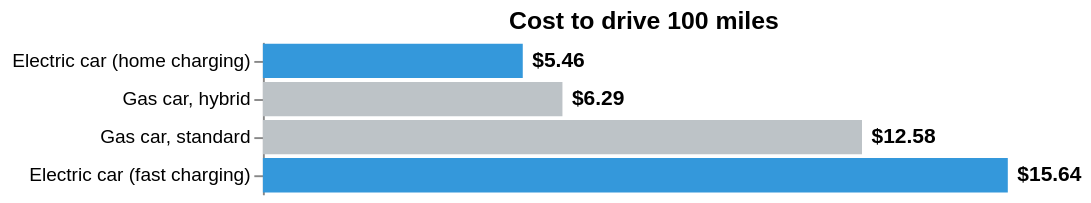

This figure's notebook cell:
### Markdown cell above
### Checkpoint 3: Add cost label next to the bars

To add the label next to the bar we need to create a second chart using `mark_text()` and layer on top of the existing bar chart. You can achieve that using the following process:

1. Refactor the code from checkpoint 2 to derive base:
```
base = alt.Chart(DATA).encode(X, Y).properties(PROPERTIES)
```
2. Create bar chart applying `mark_bar()` to the base:
```
bars = base.mark_bar().encode(COLOR)
```
3. Create text chart applying `mark_text()` to the base:
```
text = base.mark_text(
  align='left'
  dx=2
  fontWeight='someweight'
).encode(alt.Text(ENCODING).format('$.2f'))
```
4. Layer the charts using `+`

Refer to [Altair documentation](https://altair-viz.github.io/gallery/bar_chart_with_labels.html) for some hints

### Code cell
#TODO: Add cost label next to the bars
# 1. Refactor the code to create a base chart
base = alt.Chart(viz_data).encode(
    x=alt.X('cost:Q', title=None, axis=None), # Hide x-axis for that clean look
    y=alt.Y('vehicle_type:N', title=None, sort=None)
).properties(
    title='Cost to drive 100 miles',
    width=400
)

# 2. Create bar chart by applying mark_bar() and color encoding to the base
bars = base.mark_bar().encode(
    color=alt.Color('category:N').scale(
        domain=['electric', 'gas'],
        range=['#3498db', '#bdc3c7']
    ).legend(None) # Remove legend to match the reference
)

# 3. Create text chart by applying mark_text() and text encoding to the base
text = base.mark_text(
    align='left',
    dx=5,           # Shifting text slightly to the right of the bar
    fontWeight='bold'
).encode(
    text=alt.Text('cost:Q', format='$.2f') # Format as currency with 2 decimals
)

# 4. Layer the charts using the + operator
final_chart = (bars + text).configure_view(
    strokeWidth=0  # Remove the chart border
)

final_chart.display()

### Figure 1 — Vega-Lite specification as saved in the notebook (floating-point values rounded to 4 significant figures)
{"config": {"view": {"continuousWidth": 300, "continuousHeight": 300, "strokeWidth": 0}}, "layer": [{"mark": {"type": "bar"}, "encoding": {"color": {"field": "category", "legend": null, "scale": {"domain": ["electric", "gas"], "range": ["#3498db", "#bdc3c7"]}, "type": "nominal"}, "x": {"axis": null, "field": "cost", "title": null, "type": "quantitative"}, "y": {"field": "vehicle_type", "sort": null, "title": null, "type": "nominal"}}, "title": "Cost to drive 100 miles"}, {"mark": {"type": "text", "align": "left", "dx": 5, "fontWeight": "bold"}, "encoding": {"text": {"field": "cost", "format": "$.2f", "type": "quantitative"}, "x": {"axis": null, "field": "cost", "title": null, "type": "quantitative"}, "y": {"field": "vehicle_type", "sort": null, "title": null, "type": "nominal"}}, "title": "Cost to drive 100 miles"}], "data": {"name": "data-7bda8b2e114ab2ce6e88943cf463a6bc"}, "width": 400, "$schema": "https://vega.github.io/schema/vega-lite/v6.1.0.json", "datasets": {"data-7bda8b2e114ab2ce6e88943cf463a6bc": [{"vehicle_type": "Electric car (home charging)", "cost": 5.457, "category": "electric"}, {"vehicle_type": "Gas car, hybrid", "cost": 6.29, "category": "gas"}, {"vehicle_type": "Gas car, standard", "cost": 12.58, "category": "gas"}, {"vehicle_type": "Electric car (fast charging)", "cost": 15.64, "category": "electric"}]}}
